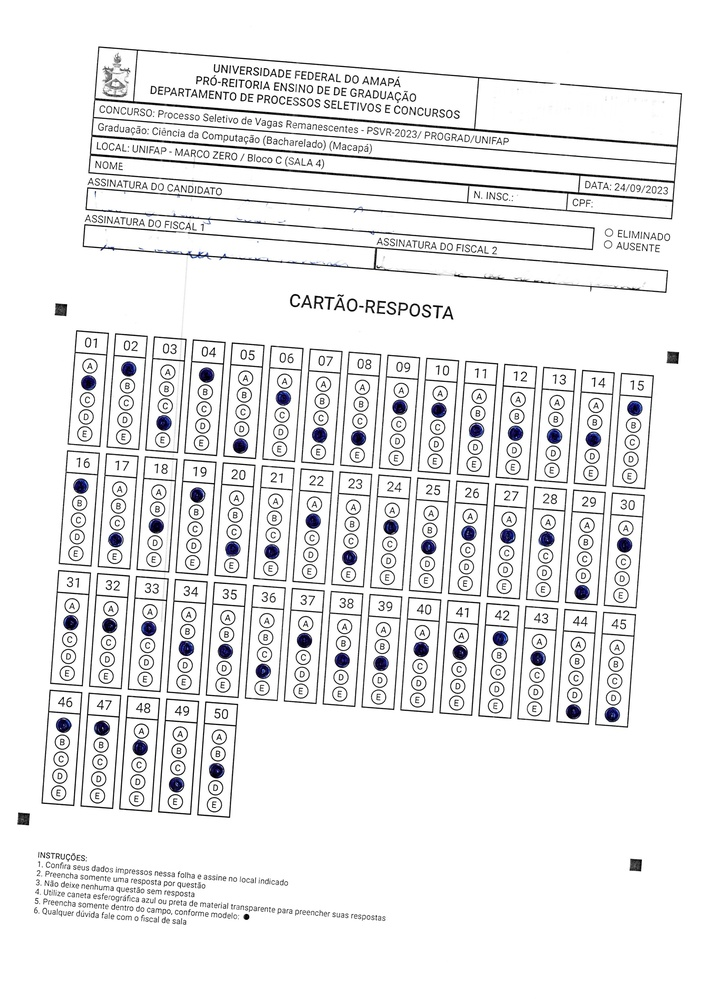
#> input picture imagens/cartao3.jpg, 706 x 999 px, shrunk from 2480 x 3507 before the run
$ python main.py
#> lines starting #> are read from the running program, lines starting #| are printed output that depends on the picture; after the words box and inside, x2 and y2 are one past the last pixel; in counts of white or black regions, pixels touching at a corner belong together; long printed decimals are rounded
import cv2
import numpy as np

# Carregar o gabarito fornecido como dicionário {questão: resposta correta}
gabarito = {
    1: 'B', 2: 'A', 3: 'D', 4: 'A', 5: 'E', 6: 'B', 7: 'C', 8: 'D', 9: 'A', 10: 'B',
    11: 'A', 12: 'C', 13: 'C', 14: 'E', 15: 'D', 16: 'B', 17: 'E', 18: 'C', 19: 'A', 20: 'E',
    21: 'D', 22: 'E', 23: 'E', 24: 'A', 25: 'C', 26: 'C', 27: 'D', 28: 'B', 29: 'D', 30: 'D',
    31: 'A', 32: 'D', 33: 'D', 34: 'B', 35: 'C', 36: 'D', 37: 'B', 38: 'D', 39: 'D', 40: 'D',
    41: 'D', 42: 'E', 43: 'C', 44: 'A', 45: 'D', 46: 'B', 47: 'C', 48: 'A', 49: 'D', 50: 'E'
}
# gabarito com as respostas escritas pelo aluno, se a resposta for 50/50 significa que o leitor funcionou e reconheceu com exatidao todas as alternativas
# gabarito = {
#     1: 'B', 2: 'A', 3: 'D', 4: 'A', 5: 'E', 6: 'B', 7: 'D', 8: 'D', 9: 'B', 10: 'B',
#     11: 'C', 12: 'C', 13: 'C', 14: 'C', 15: 'A', 16: 'A', 17: 'D', 18: 'C', 19: 'A', 20: 'D',
#     21: 'D', 22: 'B', 23: 'D', 24: 'B', 25: 'C', 26: 'B', 27: 'B', 28: 'B', 29: 'E', 30: 'B',
#     31: 'B', 32: 'B', 33: 'B', 34: 'C', 35: 'C', 36: 'D', 37: 'B', 38: 'C', 39: 'C', 40: 'B',
#     41: 'B', 42: 'A', 43: 'B', 44: 'E', 45: 'E', 46: 'A', 47: 'A', 48: 'B', 49: 'D', 50: 'C'
# }

# gabarito = {
#     1: 'B', 2: 'A', 3: 'D', 4: 'A', 5: 'E', 6: 'B', 7: 'D', 8: 'D', 9: 'B', 10: 'B',
#     11: 'C', 12: 'C', 13: 'C', 14: 'C', 15: 'A', 16: 'A', 17: 'D', 18: 'C', 19: 'A', 20: 'D',
#     21: 'D', 22: 'B', 23: 'D', 24: 'B', 25: 'C', 26: 'B', 27: 'B', 28: 'B', 29: 'E', 30: 'B',
#     31: 'B', 32: 'B', 33: 'B', 34: 'C', 35: 'C', 36: 'D', 37: 'B', 38: 'C', 39: 'C', 40: 'B',
#     41: 'B', 42: 'A', 43: 'B', 44: 'E', 45: 'E', 46: 'A', 47: 'A', 48: 'B', 49: 'D', 50: 'C'
# }

aluno = {1: 'B', 2: 'A', 3: 'D', 4: 'A', 5: 'E', 6: 'B', 7: 'D', 8: 'D', 9: 'B', 10: 'B',
    11: 'C', 12: 'C', 13: 'C', 14: 'C', 15: 'A', 16: 'A', 17: 'D', 18: 'C', 19: 'A', 20: 'D',
    21: 'D', 22: 'B', 23: 'D', 24: 'B', 25: 'C', 26: 'B', 27: 'B', 28: 'B', 29: 'E', 30: 'B',
    31: 'B', 32: 'B', 33: 'B', 34: 'C', 35: 'C', 36: 'D', 37: 'B', 38: 'C', 39: 'C', 40: 'B',
    41: 'B', 42: 'A', 43: 'B', 44: 'E', 45: 'E', 46: 'A', 47: 'B', 48: 'B', 49: 'D', 50: 'C'}

def processar_imagem_cartao(imagem_caminho):
    # Carregar a imagem e converter para escala de cinza
#> called with imagem_caminho = 'imagens/cartao3.jpg'
    imagem = cv2.imread(imagem_caminho)
#> imagem is the input picture: shape (999, 706, 3); mean B, G, R 235.3, 234.8, 234.7
    imagem = corrigir_orientacao(imagem)
    imagem_cinza = cv2.cvtColor(imagem, cv2.COLOR_BGR2GRAY)

    # Aplicar limiarização para destacar as marcações
    _, thresh = cv2.threshold(imagem_cinza, 200, 255, cv2.THRESH_BINARY_INV)

    # Encontrar contornos das áreas de marcação
    contornos, _ = cv2.findContours(thresh, cv2.RETR_EXTERNAL, cv2.CHAIN_APPROX_SIMPLE)
    contornos = sorted(contornos, key=cv2.contourArea, reverse=True)

    # Assumindo que o maior contorno é o cartão-resposta
    cartao_contorno = contornos[0]
    return imagem, thresh, cartao_contorno


def corrigir_orientacao(imagem_cartao):
    # Converter para escala de cinza e aplicar um threshold
    imagem_cinza = cv2.cvtColor(imagem_cartao, cv2.COLOR_BGR2GRAY)
    _, imagem_bin = cv2.threshold(imagem_cinza, 127, 255, cv2.THRESH_BINARY_INV)
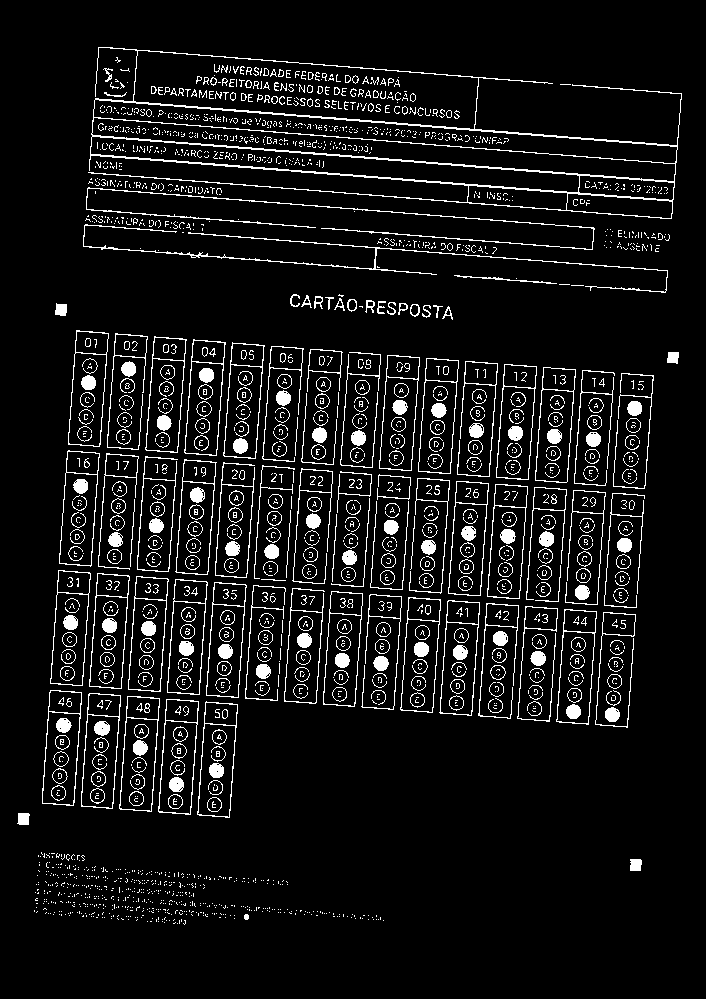
#> imagem_bin: shape (999, 706); 7.8% white in thin lines or dots, all inside (x1, y1, x2, y2) = (17, 47, 682, 925)

    # Detectar contornos
    contornos, _ = cv2.findContours(imagem_bin, cv2.RETR_EXTERNAL, cv2.CHAIN_APPROX_SIMPLE)
#> contornos = 1163 contours, 1047 with area under 20; largest, box (x1, y1, x2, y2) and area: (88, 47, 682, 219) 54486, (184, 339, 226, 456) 3637, (158, 699, 199, 815) 3636, (496, 364, 537, 480) 3633, (418, 358, 459, 474) 3628

    # Procurar o maior contorno que poderia corresponder ao bloco de questões
    maior_contorno = max(contornos, key=cv2.contourArea)
#> maior_contorno = contour of 482 points, box (x1, y1, x2, y2) (88, 47, 682, 219), area 54486
    retangulo = cv2.minAreaRect(maior_contorno)
#> retangulo = ((384.7, 132.5), (127.3, 585.5), -85.46)
    angulo = retangulo[-1]
#> angulo = -85.46

    # Ajustar o ângulo (se o retângulo está "deitado" ou "em pé")
    if angulo < -45:
        angulo += 90
#> angulo = 4.54
    5
    # Verificar se o ângulo está dentro do intervalo aceitável
    if angulo < 89 or angulo > 91:
        # Calcular a rotação necessária para corrigir a orientação
        (h, w) = imagem_cartao.shape[:2]
#> h = 999; w = 706
        centro = (w // 2, h // 2)
#> centro = (353, 499)
        matriz_rotacao = cv2.getRotationMatrix2D(centro, angulo, 1.0)
#> matriz_rotacao = [[0.997, 0.0791, -38.37], [-0.0791, 0.997, 29.49]]
        imagem_corrigida = cv2.warpAffine(imagem_cartao, matriz_rotacao, (w, h), flags=cv2.INTER_LINEAR)
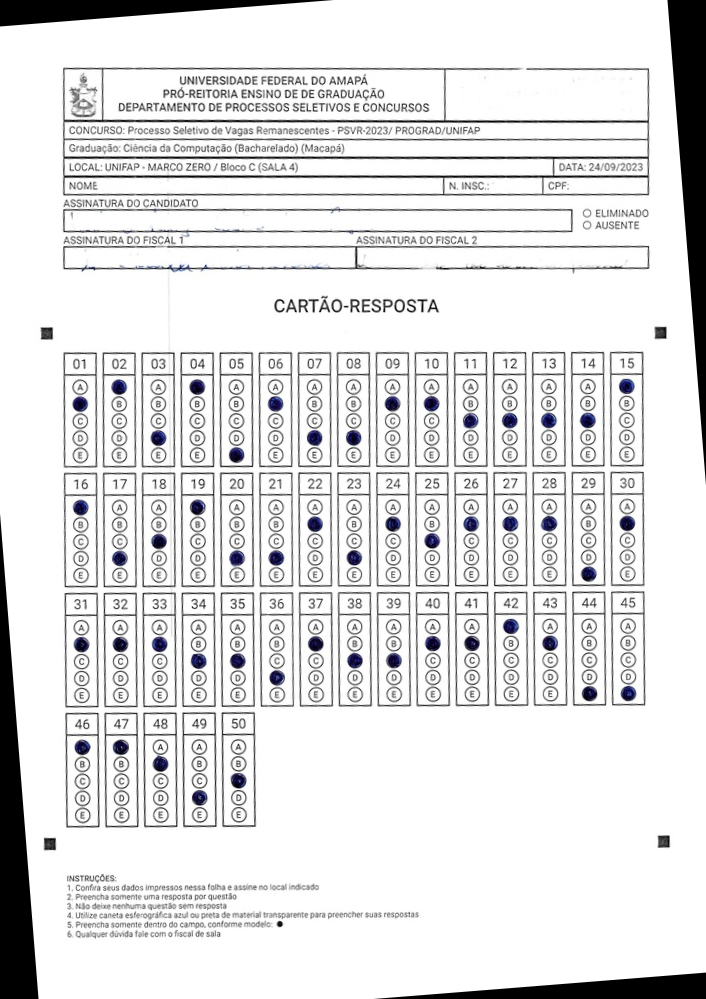
#> imagem_corrigida: shape (999, 706, 3); mean B, G, R 225.4, 224.8, 224.8
        print(f"Imagem rotacionada em {angulo} graus para corrigir a orientação.")
#| Imagem rotacionada em 4.538 graus para corrigir a orientação.
#> in processar_imagem_cartao, `_, thresh = cv2.threshold(imagem_cinza, 200, 255, cv2.THRESH_BINARY_INV)`:
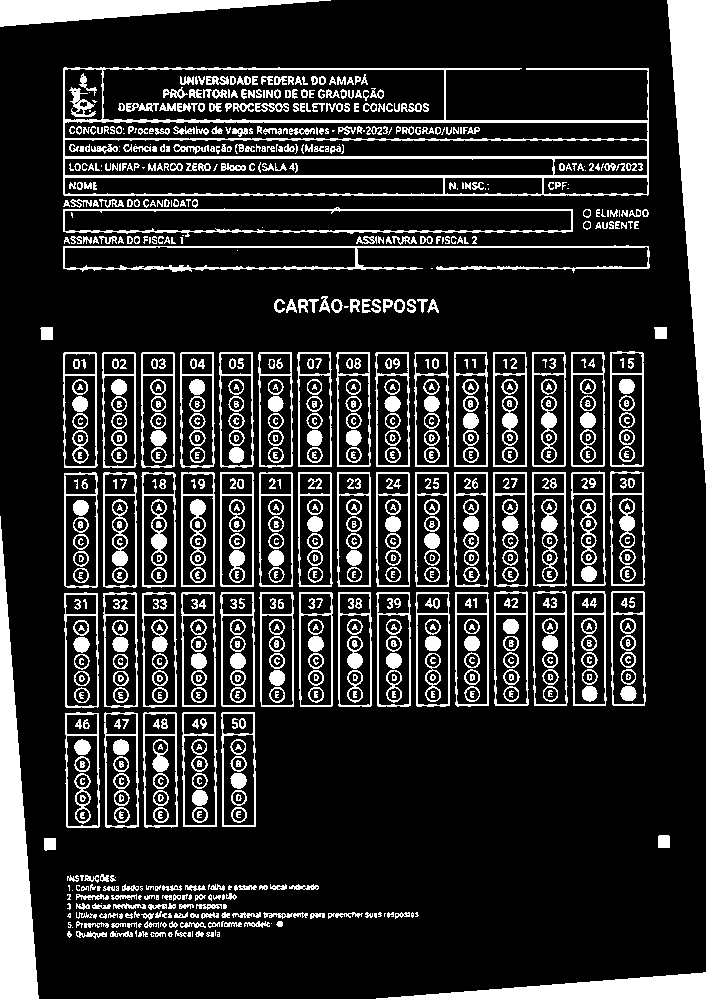
#> thresh: shape (999, 706); 17.8% white; 970 white regions (111 under 20 px)
#> in processar_imagem_cartao, `contornos, _ = cv2.findContours(thresh, cv2.RETR_EXTERNAL, cv2.CHAIN_A..`: contornos = 247 contours, 104 with area under 20; largest, box (x1, y1, x2, y2) and area: (63, 67, 649, 196) 63977, (63, 207, 573, 237) 11498, (0, 516, 39, 999) 8998, (667, 0, 706, 483) 8998, (63, 245, 650, 273) 7344
#> in processar_imagem_cartao, `cartao_contorno = contornos[0]`: cartao_contorno = contour of 185 points, box (x1, y1, x2, y2) (63, 67, 649, 196), area 63977
#> `imagem, imagem_thresh, contorno_cartao = processar_imagem_cartao(image..`: contorno_cartao has the same summary as cartao_contorno in processar_imagem_cartao
        return imagem_corrigida
    else:
        print("Imagem já está na orientação correta.")
        return imagem_cartao


def visualizar_blocos_questoes(imagem_cartao, largura_alternativa, altura_alternativa, num_colunas, num_linhas, esp_horizontal, esp_vertical):
    altura_imagem, largura_imagem = imagem_cartao.shape[:2]

    for linha in range(num_linhas):
        # Calcular a posição inicial de y apenas uma vez por linha
        questao_y = int(linha * (altura_alternativa + esp_vertical))

        for coluna in range(num_colunas):
            # Calcular a posição x para cada coluna
            questao_x = int(coluna * (largura_alternativa + esp_horizontal))
            questao_y = questao_y + int(coluna * (esp_horizontal * 0.009))
            # Extrair a área da questão
            questao_area = imagem_cartao[questao_y:questao_y + altura_alternativa, questao_x:questao_x + largura_alternativa ]

            # Verificar se o bloco não está vazio antes de exibir
            if questao_area.size > 0:
                cv2.imshow(f"Linha {linha + 1} - Coluna {coluna + 1}", questao_area)
            else:
                print(f"Bloco vazio na Linha {linha + 1} - Coluna {coluna + 1}")

    # Aguardar que o usuário pressione uma tecla para fechar as janelas
    cv2.waitKey(0)
    cv2.destroyAllWindows()


def detectar_respostas(imagem_thresh):
    # Obter as dimensões da imagem completa
    altura_imagem, largura_imagem = imagem_thresh.shape[:2]
#> altura_imagem = 999; largura_imagem = 706

    # Coordenadas do cartão-resposta em relação à imagem completa
    x_inicio = int(largura_imagem * 0.092)
#> x_inicio = 64
    y_inicio = int(altura_imagem * 0.355)
#> y_inicio = 354
    x_fim = int(largura_imagem * 0.9107)
#> x_fim = 642
    y_fim = int(altura_imagem * 0.8248)
#> y_fim = 823

    # Calculo do espacamento vertical e horizontal
    espacamento_horizontal = 0.016 * largura_imagem
#> espacamento_horizontal = 11.3
    espacamento_vertical = 0.01 * altura_imagem
#> espacamento_vertical = 9.99

    # Extrair apenas a área do cartão-resposta
    imagem_respostas = imagem_thresh[y_inicio:y_fim, x_inicio:x_fim]
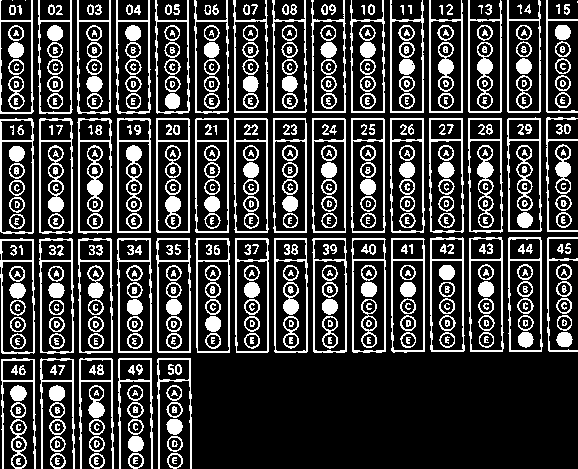
#> imagem_respostas: shape (469, 578); 23.8% white in thin lines or dots

    # Parâmetros de segmentação para as questões no cartão
    num_linhas = 4  # 4 linhas de questões
    num_colunas = 15  # 15 colunas de questões por linha
    largura_alternativa = int((x_fim - x_inicio - (14 * espacamento_horizontal)) / num_colunas)
#> largura_alternativa = 27
    altura_alternativa = int((y_fim - y_inicio - (3 * espacamento_vertical)) / num_linhas)
#> altura_alternativa = 109


    # Visualizar os blocos das questões inteiras
    visualizar_blocos_questoes(imagem_respostas, largura_alternativa, altura_alternativa, num_colunas, num_linhas, espacamento_horizontal, espacamento_vertical)
#> the loop in visualizar_blocos_questoes, `for linha in range(num_linhas):` made 4 passes
#> pass 1, in visualizar_blocos_questoes, `cv2.imshow(f"Linha {linha + 1} - Coluna {coluna + 1}", questao_area)`:
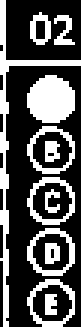
#> window 'Linha 1 - Coluna 2': shape (109, 27) (shown 3 times larger); 32.6% white; 12 white regions, largest, box (x1, y1, x2, y2) and area: (0, 0, 27, 109) 254, (9, 25, 25, 41) 201, (9, 76, 25, 92) 83
#> pass 1, in visualizar_blocos_questoes, `cv2.imshow(f"Linha {linha + 1} - Coluna {coluna + 1}", questao_area)`:
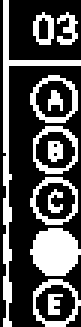
#> window 'Linha 1 - Coluna 3': shape (109, 27) (shown 3 times larger); 32.9% white; 12 white regions, largest, box (x1, y1, x2, y2) and area: (1, 0, 27, 109) 268, (10, 76, 27, 92) 204, (10, 25, 26, 41) 81
#> pass 1, in visualizar_blocos_questoes, `cv2.imshow(f"Linha {linha + 1} - Coluna {coluna + 1}", questao_area)`:
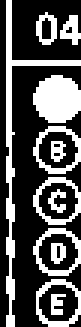
#> window 'Linha 1 - Coluna 4': shape (109, 27) (shown 3 times larger); 32.7% white; 12 white regions, largest, box (x1, y1, x2, y2) and area: (2, 0, 27, 109) 263, (11, 25, 27, 41) 201, (11, 42, 27, 58) 80

    respostas = {}

    # Laço para detectar as marcações em cada bloco
    for linha in range(num_linhas):
        questao_y = int(linha * (altura_alternativa + espacamento_vertical))
        for coluna in range(num_colunas):
            # Calcular a posição do bloco da questão com base nas posições relativas
            questao_x = int(coluna * (largura_alternativa + espacamento_horizontal))

            questao_y = questao_y + int(coluna * (espacamento_horizontal * 0.009))
            # Extrair a área da questão
            questao_area = imagem_respostas[questao_y:questao_y + altura_alternativa, questao_x:questao_x + largura_alternativa]

            # Definir um número de questão sequencial, de 1 a 50
            numero_questao = linha * num_colunas + coluna + 1
            if numero_questao > 50:  # Limita o número máximo de questões
                break

            # Dividir o bloco da questão em 6 partes verticais
            altura_parte = int(altura_alternativa / 6)

            alternativas = {}
            for i in range(1, 6):  # Ignora o primeiro bloco (i=0) e usa os 5 restantes para A-E
                opcao_y = i * altura_parte
                opcao_area = questao_area[opcao_y:opcao_y + altura_parte, :]

                # Contagem de pixels não-brancos (marcados) para detectar uma marcação
                contagem_pixels = cv2.countNonZero(opcao_area)
                if contagem_pixels > 90:  # Threshold para considerar uma marcação
                    alternativas[chr(65 + i - 1)] = contagem_pixels  # A=65, B=66, etc.

            # Determinar a alternativa com mais pixels, assumindo como a marcada
            if alternativas:
                resposta_marcada = max(alternativas, key=alternativas.get)
                respostas[numero_questao] = resposta_marcada
#> after the loop, respostas = 50 items
#> (printed output is left out)

    return respostas


def corrigir_respostas(respostas_aluno, gabarito):
    # Comparar respostas detectadas com o gabarito fornecido e calcular a pontuação
    pontuacao = 0
    for questao, resposta_correta in gabarito.items():
        if respostas_aluno.get(questao) == resposta_correta:
            pontuacao += 1
#> after the loop, pontuacao = 20
    return pontuacao

# Caminho da imagem do cartão-resposta
imagem_caminho = 'imagens/cartao3.jpg'


# Processamento da imagem e detecção das respostas
imagem, imagem_thresh, contorno_cartao = processar_imagem_cartao(imagem_caminho)
respostas_aluno = detectar_respostas(imagem_thresh)


print('essas foram as respostas do aluno: ')
print(respostas_aluno)
# Correção e pontuação final
pontuacao = corrigir_respostas(respostas_aluno, gabarito)
#> pontuacao = 20

# Exibir e salvar o resultado
print(f"Pontuação final: {pontuacao}/{len(gabarito)}")
#| Pontuação final: 20/50

# Opcional: salvar o resultado em um arquivo de texto
with open("resultado.txt", "w") as arquivo:
    arquivo.write(f"Pontuação final: {pontuacao}/{len(gabarito)}\n")
    arquivo.write("Respostas detectadas:\n")
    for questao, resposta in sorted(respostas_aluno.items()):
        arquivo.write(f"Questão {questao}: {resposta}\n")
#> this loop made 50 passes

$ run again, with imagens/cartao1.jpg copied over imagens/cartao3.jpg
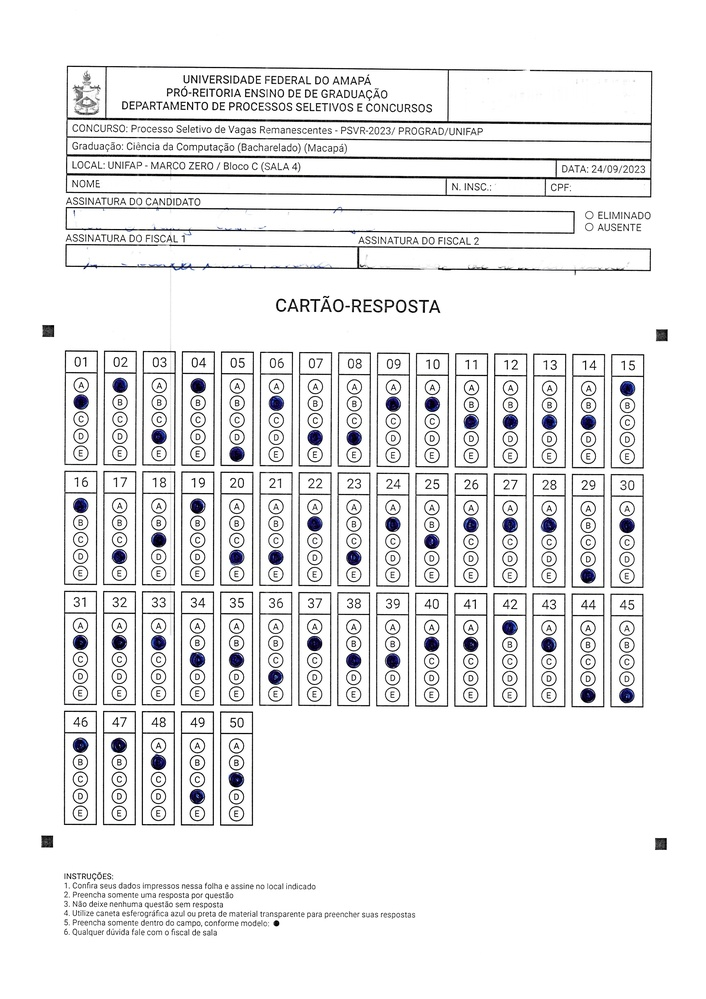
#> input picture imagens/cartao1.jpg, 706 x 999 px, shrunk from 2480 x 3507 before the run
#> in processar_imagem_cartao, imagem is the input picture: shape (999, 706, 3); mean B, G, R 235.3, 234.7, 234.7
#> in corrigir_orientacao, `_, imagem_bin = cv2.threshold(imagem_cinza, 127, 255, cv2.THRESH_BINAR..`:
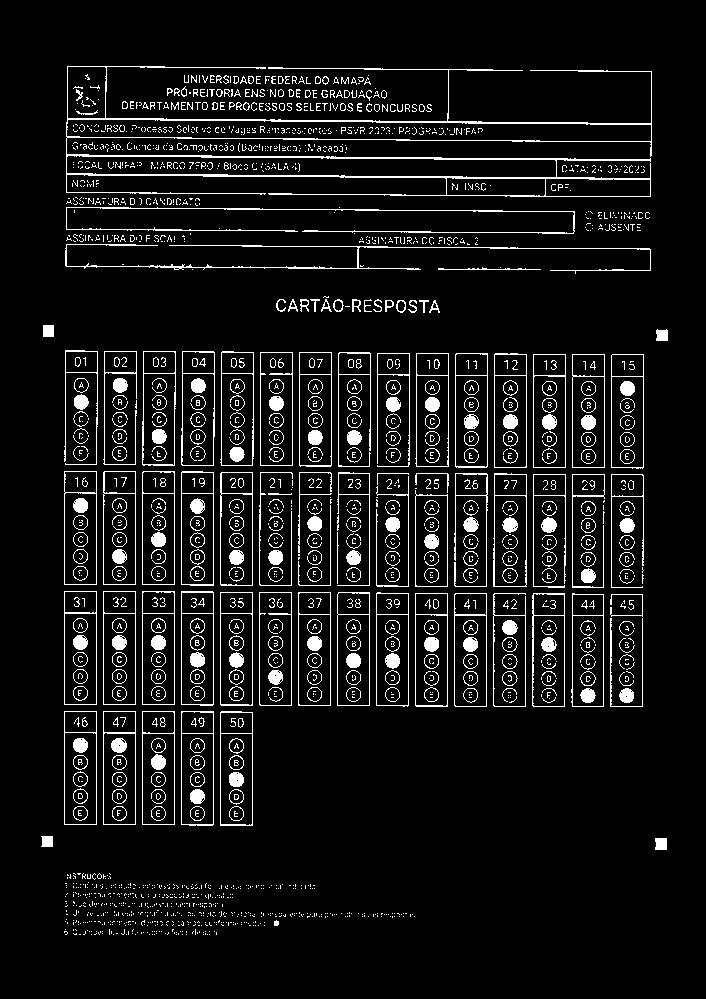
#> imagem_bin: shape (999, 706); 7.9% white in thin lines or dots, all inside (x1, y1, x2, y2) = (41, 66, 668, 935)
#> in corrigir_orientacao, `contornos, _ = cv2.findContours(imagem_bin, cv2.RETR_EXTERNAL, cv2.CHA..`: contornos = 1331 contours, 1220 with area under 20; largest, box (x1, y1, x2, y2) and area: (66, 66, 652, 197) 26732, (181, 351, 215, 466) 3652, (455, 353, 488, 468) 3646, (299, 352, 332, 467) 3642, (181, 711, 214, 826) 3639
#> maior_contorno = contour of 240 points, box (x1, y1, x2, y2) (66, 66, 652, 197), area 26732
#> retangulo = ((358.6, 131.2), (127.3, 585.2), -89.54)
#> in corrigir_orientacao, `angulo = retangulo[-1]`: angulo = -89.54
#> in corrigir_orientacao, `angulo += 90`: angulo = 0.458
#> matriz_rotacao = [[1, 0.008, -3.98], [-0.008, 1, 2.84]]
#| Imagem rotacionada em 0.4584 graus para corrigir a orientação.
#> thresh: shape (999, 706); 14.2% white in thin lines or dots
#> in processar_imagem_cartao, `contornos, _ = cv2.findContours(thresh, cv2.RETR_EXTERNAL, cv2.CHAIN_A..`: contornos = 253 contours, 110 with area under 20; largest, box (x1, y1, x2, y2) and area: (63, 67, 649, 196) 63953, (63, 207, 573, 244) 11492, (180, 352, 215, 468) 3806, (141, 352, 175, 468) 3784, (493, 472, 528, 587) 3781
#> cartao_contorno = contour of 67 points, box (x1, y1, x2, y2) (63, 67, 649, 196), area 63953
#> contorno_cartao has the same summary as cartao_contorno in processar_imagem_cartao
#> imagem_respostas: shape (469, 578); 23.5% white in thin lines or dots
#> the loop in visualizar_blocos_questoes, `for linha in range(num_linhas):` made 4 passes
#> pass 1, in visualizar_blocos_questoes, `cv2.imshow(f"Linha {linha + 1} - Coluna {coluna + 1}", questao_area)`:
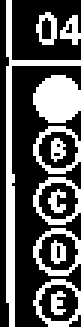
#> window 'Linha 1 - Coluna 4': shape (109, 27) (shown 3 times larger); 34.5% white; 12 white regions, largest, box (x1, y1, x2, y2) and area: (2, 0, 27, 109) 303, (11, 25, 27, 41) 201, (11, 59, 27, 75) 81
#> after the loop in detectar_respostas, `for linha in range(num_linhas):`: respostas = 50 items
#> (printed output is left out)
#> after the loop in corrigir_respostas, `for questao, resposta_correta in gabarito.items():`: pontuacao = 21
#| Pontuação final: 21/50
#> the loop `for questao, resposta in sorted(respostas_aluno.items()):` made 50 passes
